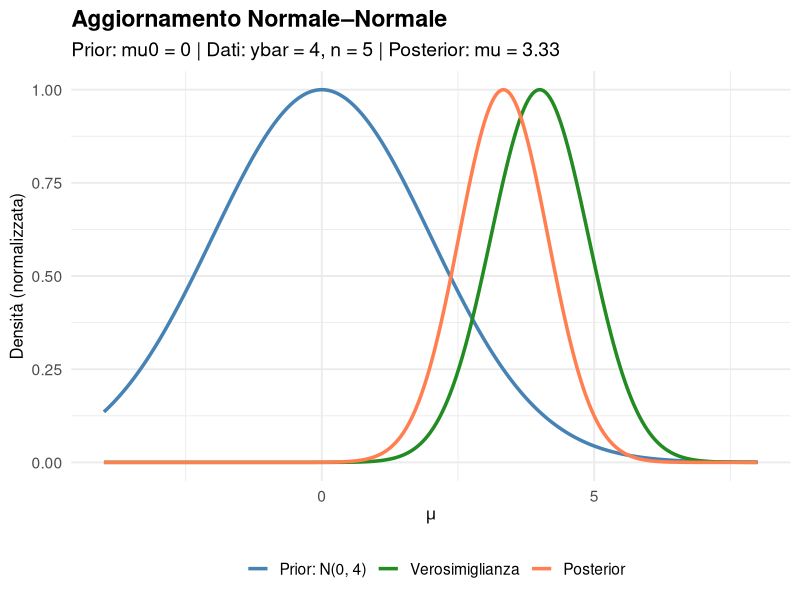
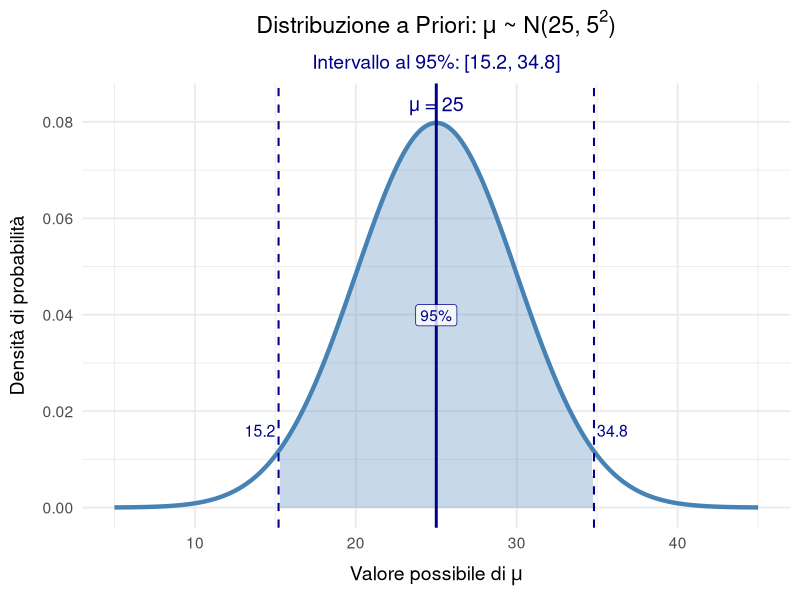
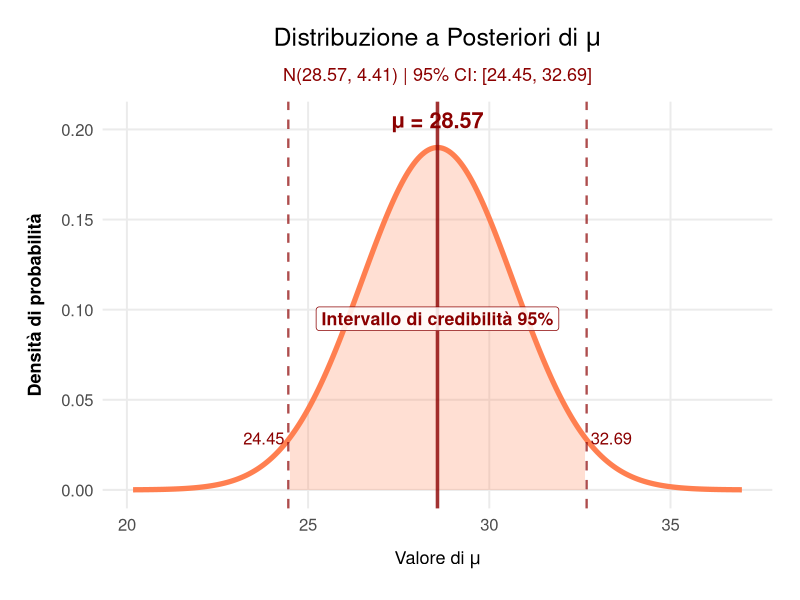
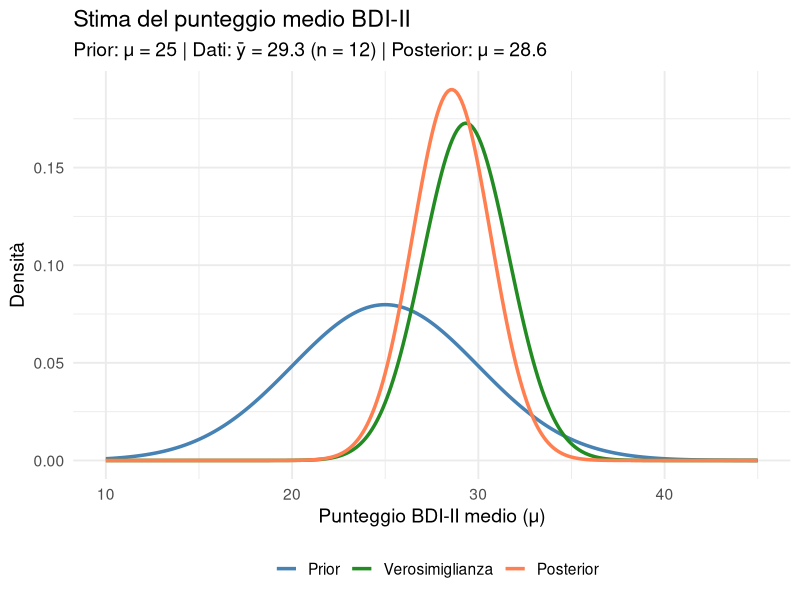
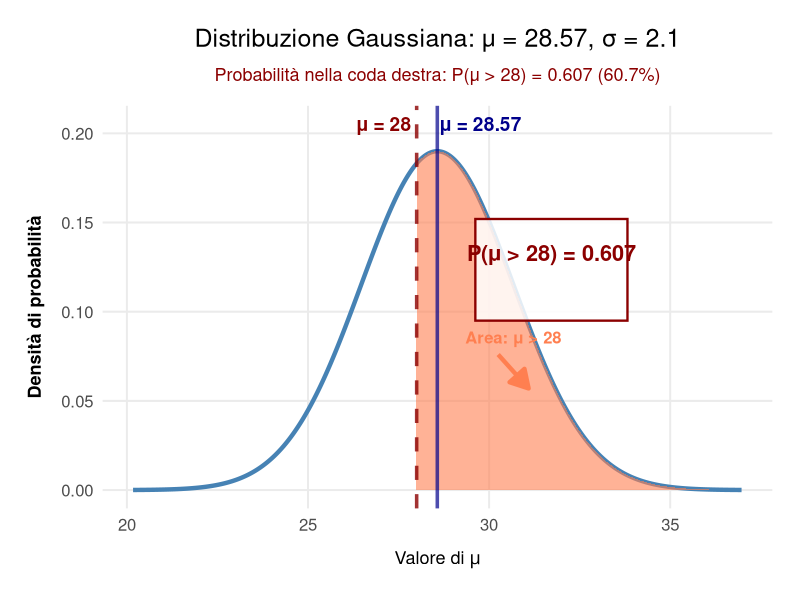
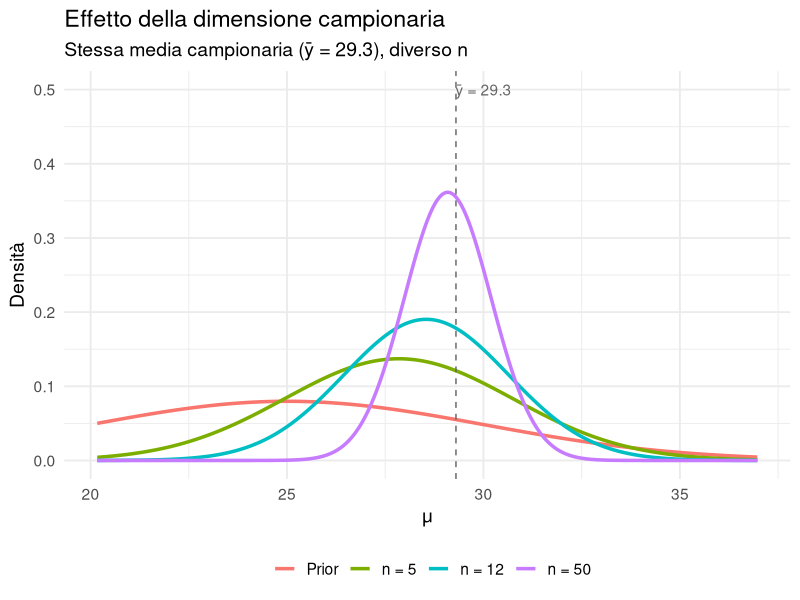
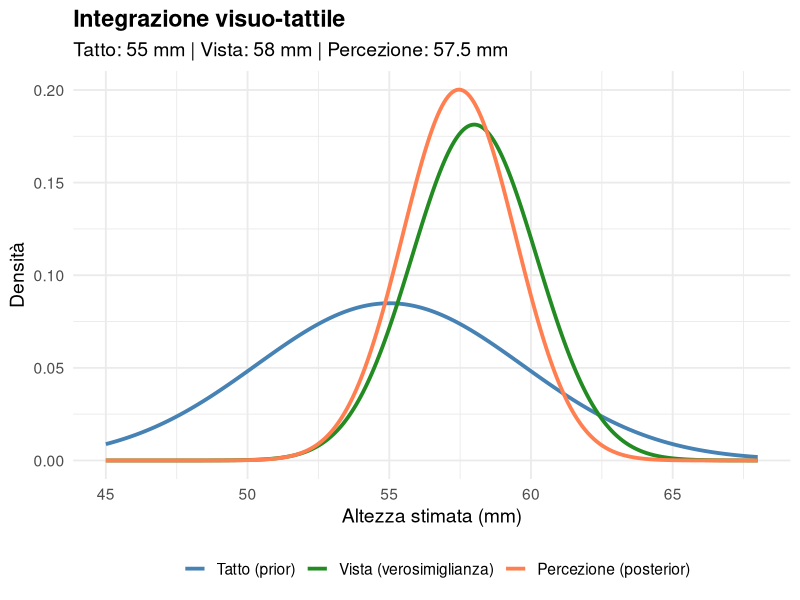

Write R code to recreate these figures, in order.
## ---- chunk 1
#| echo: false
library(ggplot2)
set.seed(42)
## ---- chunk 2
#| echo: false
#| fig-height: 5
#| warning: false
#| message: false
library(ggplot2)

x <- seq(-4, 8, length.out = 300)

# Prior: N(0, 2²)
prior <- dnorm(x, mean = 0, sd = 2)

# Verosimiglianza: basata su media campionaria = 4, n = 5, sigma = 2
# La verosimiglianza per mu è proporzionale a N(ybar, sigma²/n)
likelihood <- dnorm(x, mean = 4, sd = 2/sqrt(5))

# Calcolo dei parametri posteriori
sigma0_sq <- 4  # 2²
sigma_sq <- 4   # 2²
n <- 5
ybar <- 4

prec_prior <- 1/sigma0_sq
prec_data <- n/sigma_sq
prec_post <- prec_prior + prec_data

mu_post <- (prec_prior * 0 + prec_data * ybar) / prec_post
sigma_post <- sqrt(1/prec_post)

posterior <- dnorm(x, mean = mu_post, sd = sigma_post)

# Preparazione dati per ggplot
df <- data.frame(
  x = rep(x, 3),
  densita = c(prior, likelihood, posterior),
  tipo = rep(c("Prior: N(0, 4)", "Verosimiglianza", "Posterior"), each = length(x))
)

# Normalizzazione per sovrapporre meglio le curve
max_vals <- c(max(prior), max(likelihood), max(posterior))
for(i in 1:3) {
  start_idx <- (i-1)*length(x) + 1
  end_idx <- i*length(x)
  df$densita[start_idx:end_idx] <- df$densita[start_idx:end_idx] / max_vals[i]
}

df$tipo <- factor(df$tipo, levels = c("Prior: N(0, 4)", "Verosimiglianza", "Posterior"))

# Creazione del grafico - CODICE CORRETTO
ggplot(df, aes(x = x, y = densita, color = tipo)) +
  geom_line(linewidth = 1.2) +
  scale_color_manual(values = c("steelblue", "forestgreen", "coral")) +
  labs(
  title = "Aggiornamento Normale–Normale",
  subtitle = paste0(
    "Prior: mu0 = 0 | Dati: ybar = 4, n = 5 | Posterior: mu = ",
    round(mu_post, 2)
  ),
  x = expression(mu),
  y = "Densità (normalizzata)",
  color = ""
) +
  theme_minimal(base_size = 14) +
  theme(
    legend.position = "bottom",
    plot.title = element_text(face = "bold"),
    axis.title.x = element_text(size = 12),
    axis.title.y = element_text(size = 12)
  )
## ---- chunk 3
mu0 <- 25      # Media del prior
sigma0 <- 5    # SD del prior

cat("Prior: Normale(", mu0, ",", sigma0^2, ")\n")
cat("Intervallo 95% prior: [", round(mu0 - 1.96*sigma0, 1), ",", 
    round(mu0 + 1.96*sigma0, 1), "]")
## ---- chunk 4
#| echo: false
#| fig-height: 5
#| warning: false
#| message: false
library(ggplot2)

# Parametri del prior
mu0 <- 25      # Media del prior
sigma0 <- 5    # SD del prior

# Calcolo dell'intervallo 95%
lower_bound <- mu0 - 1.96*sigma0
upper_bound <- mu0 + 1.96*sigma0

# Range per il grafico
x <- seq(mu0 - 4*sigma0, mu0 + 4*sigma0, length.out = 300)
y <- dnorm(x, mean = mu0, sd = sigma0)

# Data frame per ggplot
df <- data.frame(x = x, y = y)

# Creazione del grafico
ggplot(df, aes(x = x, y = y)) +
  geom_line(color = "steelblue", linewidth = 1.5) +
  
  # Area dell'intervallo 95%
  geom_area(
    data = subset(df, x >= lower_bound & x <= upper_bound),
    aes(x = x, y = y),
    fill = "steelblue",
    alpha = 0.3
  ) +
  
  # Linee verticali per media e intervallo
  geom_vline(xintercept = mu0, color = "darkblue", linewidth = 1, linetype = "solid") +
  geom_vline(xintercept = lower_bound, color = "darkblue", linewidth = 0.7, linetype = "dashed") +
  geom_vline(xintercept = upper_bound, color = "darkblue", linewidth = 0.7, linetype = "dashed") +
  
  # Annotazioni
  annotate("text", x = mu0, y = max(y)*1.05, 
           label = paste0("μ = ", mu0), 
           color = "darkblue", size = 5) +
  
  annotate("text", x = lower_bound, y = max(y)*0.2, 
           label = paste0(round(lower_bound, 1)), 
           color = "darkblue", size = 4, hjust = 1.1) +
  
  annotate("text", x = upper_bound, y = max(y)*0.2, 
           label = paste0(round(upper_bound, 1)), 
           color = "darkblue", size = 4, hjust = -0.1) +
  
  annotate("label", x = mu0, y = max(y)*0.5, 
           label = "95%", 
           color = "darkblue", fill = "white", alpha = 0.8) +
  
  # Titolo e assi
  labs(
    title = expression(paste("Distribuzione a Priori: ", mu, " ~ N(25, 5"^2, ")")),
    subtitle = paste0("Intervallo al 95%: [", 
                     round(lower_bound, 1), ", ", round(upper_bound, 1), "]"),
    x = expression(paste("Valore possibile di ", mu)),
    y = "Densità di probabilità"
  ) +
  
  # Tema
  theme_minimal(base_size = 14) +
  theme(
    plot.title = element_text(face = "bold", hjust = 0.5),
    plot.subtitle = element_text(hjust = 0.5, color = "darkblue"),
    axis.title.x = element_text(margin = margin(t = 10)),
    axis.title.y = element_text(margin = margin(r = 10))
  )
## ---- chunk 5
# Dati simulati (punteggi BDI-II)
punteggi <- c(28, 32, 24, 29, 35, 27, 31, 26, 30, 28, 33, 29)

n <- length(punteggi)
ybar <- mean(punteggi)
sigma <- 8  # SD nota dalla letteratura

cat("Numero pazienti:", n, "\n")
cat("Media campionaria:", round(ybar, 2), "\n")
## ---- chunk 6
# Precisioni (inverso della varianza)
prec_prior <- 1 / sigma0^2
prec_dati <- n / sigma^2
prec_post <- prec_prior + prec_dati

# Media del posterior
mu_post <- (prec_prior * mu0 + prec_dati * ybar) / prec_post

# SD del posterior
sigma_post <- sqrt(1 / prec_post)

cat("Posterior: Normale(", round(mu_post, 2), ",", round(sigma_post^2, 2), ")\n")
cat("Media posterior:", round(mu_post, 2), "\n")
cat("SD posterior:", round(sigma_post, 2), "\n")
## ---- chunk 7
#| echo: false
#| warning: false
#| message: false
library(ggplot2)

# Parametri del posterior (sostituisci con i tuoi valori effettivi)
mu_post <- 28.57  # Media del posterior
sigma_post <- 2.1 # SD del posterior

# Calcolo dell'intervallo di credibilità 95%
post_lower <- mu_post - 1.96 * sigma_post
post_upper <- mu_post + 1.96 * sigma_post

# Range per il grafico
x_min <- mu_post - 4 * sigma_post
x_max <- mu_post + 4 * sigma_post
x <- seq(x_min, x_max, length.out = 300)

# Densità della distribuzione posterior
post_dens <- dnorm(x, mean = mu_post, sd = sigma_post)

# Data frame per ggplot
df <- data.frame(x = x, y = post_dens)

# Creazione del grafico
ggplot(df, aes(x = x, y = y)) +
  
  # Linea della distribuzione
  geom_line(color = "coral", linewidth = 1.8) +
  
  # Area dell'intervallo 95%
  geom_area(
    data = subset(df, x >= post_lower & x <= post_upper),
    aes(x = x, y = y),
    fill = "coral",
    alpha = 0.25
  ) +
  
  # Linea verticale per la media
  geom_vline(xintercept = mu_post, color = "darkred", 
             linewidth = 1.2, linetype = "solid", alpha = 0.8) +
  
  # Linee verticali per i limiti dell'intervallo 95%
  geom_vline(xintercept = post_lower, color = "darkred", 
             linewidth = 0.8, linetype = "dashed", alpha = 0.7) +
  geom_vline(xintercept = post_upper, color = "darkred", 
             linewidth = 0.8, linetype = "dashed", alpha = 0.7) +
  
  # Annotazione per la media
  annotate("text", x = mu_post, y = max(post_dens) * 1.08,
           label = paste0("μ = ", round(mu_post, 2)),
           color = "darkred", size = 5.5, fontface = "bold") +
  
  # Annotazioni per i limiti dell'intervallo
  annotate("text", x = post_lower, y = max(post_dens) * 0.15,
           label = paste0(round(post_lower, 2)),
           color = "darkred", size = 4.2, hjust = 1.1) +
  
  annotate("text", x = post_upper, y = max(post_dens) * 0.15,
           label = paste0(round(post_upper, 2)),
           color = "darkred", size = 4.2, hjust = -0.1) +
  
  # Annotazione per l'intervallo 95%
  annotate("label", x = mu_post, y = max(post_dens) * 0.5,
           label = "Intervallo di credibilità 95%",
           color = "darkred", fill = "white", alpha = 0.85,
           size = 4.5, fontface = "bold") +
  
  # Titolo e assi
  labs(
    title = expression(paste("Distribuzione a Posteriori di ", mu)),
    subtitle = paste0(
      "N(", round(mu_post, 2), ", ", round(sigma_post^2, 2), ") | ",
      "95% CI: [", round(post_lower, 2), ", ", round(post_upper, 2), "]"
    ),
    x = expression(paste("Valore di ", mu)),
    y = "Densità di probabilità"
  ) +
  
  # Tema
  theme_minimal(base_size = 15) +
  theme(
    plot.title = element_text(face = "bold", hjust = 0.5, size = 18),
    plot.subtitle = element_text(hjust = 0.5, size = 13, 
                                 color = "darkred", margin = margin(b = 12)),
    axis.title.x = element_text(margin = margin(t = 12), size = 13, face = "bold"),
    axis.title.y = element_text(margin = margin(r = 12), size = 13, face = "bold"),
    panel.grid.minor = element_blank(),
    plot.margin = margin(20, 20, 20, 20)
  )
## ---- chunk 8
#| echo: false
x <- seq(10, 45, length.out = 300)

df_bdi <- data.frame(
  x = rep(x, 3),
  densita = c(dnorm(x, mu0, sigma0), 
              dnorm(x, ybar, sigma/sqrt(n)),
              dnorm(x, mu_post, sigma_post)),
  tipo = rep(c("Prior", "Verosimiglianza", "Posterior"), each = length(x))
)

df_bdi$tipo <- factor(df_bdi$tipo, levels = c("Prior", "Verosimiglianza", "Posterior"))

ggplot(df_bdi, aes(x = x, y = densita, color = tipo)) +
  geom_line(linewidth = 1.2) +
  scale_color_manual(values = c("steelblue", "forestgreen", "coral")) +
  labs(title = "Stima del punteggio medio BDI-II",
       subtitle = paste0("Prior: μ = 25 | Dati: ȳ = ", round(ybar, 1), 
                        " (n = 12) | Posterior: μ = ", round(mu_post, 1)),
       x = "Punteggio BDI-II medio (μ)", y = "Densità", color = "") +
  theme_minimal(base_size = 14) +
  theme(legend.position = "bottom")
## ---- chunk 9
# P(μ > 28)
prob_gt_28 <- 1 - pnorm(28, mean = mu_post, sd = sigma_post)
cat("P(μ > 28) =", round(prob_gt_28 * 100, 1), "%")
## ---- chunk 10
#| echo: false
#| warning: false
#| message: false
library(ggplot2)

# Parametri della distribuzione
mu <- 28.57    # Media
sigma <- 2.1   # Deviazione standard
threshold <- 28 # Valore soglia

# Calcolo della probabilità P(μ > 28)
prob_tail <- 1 - pnorm(threshold, mean = mu, sd = sigma)

# Range per il grafico
x_min <- mu - 4 * sigma
x_max <- mu + 4 * sigma
x <- seq(x_min, x_max, length.out = 500)
y <- dnorm(x, mean = mu, sd = sigma)

# Data frame per ggplot
df <- data.frame(x = x, y = y)

# Coordinate per l'area della coda
tail_x <- seq(threshold, x_max, length.out = 200)
tail_y <- dnorm(tail_x, mean = mu, sd = sigma)

# Creazione del grafico
ggplot(df, aes(x = x, y = y)) +
  
  # Linea della distribuzione completa
  geom_line(color = "steelblue", linewidth = 1.5) +
  
  # Area della coda (μ > 28)
  geom_area(
    data = data.frame(x = tail_x, y = tail_y),
    aes(x = x, y = y),
    fill = "coral",
    alpha = 0.6
  ) +
  
  # Linea verticale per la media
  geom_vline(xintercept = mu, color = "darkblue", 
             linewidth = 1.2, linetype = "solid", alpha = 0.7) +
  
  # Linea verticale per la soglia
  geom_vline(xintercept = threshold, color = "darkred", 
             linewidth = 1.2, linetype = "dashed", alpha = 0.8) +
  
  # Area di testo per la probabilità
  annotate("rect", 
           xmin = mu + 0.5*sigma, xmax = mu + 2.5*sigma,
           ymin = max(y)*0.5, ymax = max(y)*0.8,
           fill = "white", alpha = 0.85, color = "darkred", linewidth = 0.8) +
  
  # Annotazione della probabilità
  annotate("text", 
           x = mu + 1.5*sigma, y = max(y)*0.7,
           label = paste0("P(μ > 28) = ", round(prob_tail, 3)),
           color = "darkred", size = 5.5, fontface = "bold") +
  
  # Annotazione della soglia
  annotate("text", 
           x = threshold-0.9, y = max(y)*1.08,
           label = paste0("μ = ", threshold),
           color = "darkred", size = 4.8, fontface = "bold") +
  
  # Annotazione della media
  annotate("text", 
           x = mu+1.2, y = max(y)*1.08,
           label = paste0("μ = ", round(mu, 2)),
           color = "darkblue", size = 4.8, fontface = "bold") +
  
  # Freccia per indicare l'area della coda
  annotate("segment",
           x = mu + 0.8*sigma, xend = mu + 1.2*sigma,
           y = max(y)*0.4, yend = max(y)*0.3,
           color = "coral", linewidth = 1.5,
           arrow = arrow(type = "closed", length = unit(0.2, "inches"))) +
  
  annotate("text",
           x = mu + 1.0*sigma, y = max(y)*0.45,
           label = "Area: μ > 28",
           color = "coral", size = 4.2, fontface = "bold") +
  
  # Titolo e assi
  labs(
    title = expression(paste("Distribuzione Gaussiana: μ = 28.57, σ = 2.1")),
    subtitle = paste0(
      "Probabilità nella coda destra: P(μ > 28) = ", round(prob_tail, 3), 
      " (", round(prob_tail * 100, 1), "%)"
    ),
    x = expression(paste("Valore di ", mu)),
    y = "Densità di probabilità"
  ) +
  
  # Tema
  theme_minimal(base_size = 15) +
  theme(
    plot.title = element_text(face = "bold", hjust = 0.5, size = 18),
    plot.subtitle = element_text(hjust = 0.5, size = 13, 
                                 color = "darkred", margin = margin(b = 15)),
    axis.title.x = element_text(margin = margin(t = 12), size = 13, face = "bold"),
    axis.title.y = element_text(margin = margin(r = 12), size = 13, face = "bold"),
    panel.grid.minor = element_blank(),
    plot.margin = margin(20, 20, 20, 20)
  )
## ---- chunk 11
1 - pnorm(28, 28.57, 2.1)
## ---- chunk 12
calcola_posterior <- function(mu0, sigma0, ybar, sigma, n) {
  prec_prior <- 1 / sigma0^2
  prec_dati <- n / sigma^2
  prec_post <- prec_prior + prec_dati
  
  mu_post <- (prec_prior * mu0 + prec_dati * ybar) / prec_post
  sigma_post <- sqrt(1 / prec_post)
  
  list(mu = mu_post, sigma = sigma_post)
}

# Tre scenari
post_n5 <- calcola_posterior(25, 5, 29.3, 8, 5)
post_n12 <- calcola_posterior(25, 5, 29.3, 8, 12)
post_n50 <- calcola_posterior(25, 5, 29.3, 8, 50)
## ---- chunk 13
cat("n = 5:  μ =", round(post_n5$mu, 2), ", σ =", round(post_n5$sigma, 2), "\n")
cat("n = 12: μ =", round(post_n12$mu, 2), ", σ =", round(post_n12$sigma, 2), "\n")
cat("n = 50: μ =", round(post_n50$mu, 2), ", σ =", round(post_n50$sigma, 2), "\n")
## ---- chunk 14
#| echo: false

df_n <- data.frame(
  x = rep(x, 4),
  densita = c(dnorm(x, mu0, sigma0),
              dnorm(x, post_n5$mu, post_n5$sigma),
              dnorm(x, post_n12$mu, post_n12$sigma),
              dnorm(x, post_n50$mu, post_n50$sigma)),
  tipo = rep(c("Prior", "n = 5", "n = 12", "n = 50"), each = length(x))
)

df_n$tipo <- factor(df_n$tipo, levels = c("Prior", "n = 5", "n = 12", "n = 50"))

ggplot(df_n, aes(x = x, y = densita, color = tipo)) +
  geom_line(linewidth = 1.2) +
  geom_vline(xintercept = 29.3, linetype = "dashed", color = "gray40") +
  labs(title = "Effetto della dimensione campionaria",
       subtitle = "Stessa media campionaria (ȳ = 29.3), diverso n",
       x = "μ", y = "Densità", color = "") +
  theme_minimal(base_size = 14) +
  theme(legend.position = "bottom") +
  annotate("text", x = 30, y = 0.5, label = "ȳ = 29.3", color = "gray40")
## ---- chunk 15
#| echo: false

# Setup dell'esempio
sigma_tatto <- 4.7  # mm
sigma_vista <- 2.2  # mm
altezza_tatto <- 55  # mm
altezza_vista <- 58  # mm

# Calcolo dei pesi
prec_tatto <- 1 / sigma_tatto^2
prec_vista <- 1 / sigma_vista^2
prec_totale <- prec_tatto + prec_vista

w_vista <- prec_vista / prec_totale
w_tatto <- prec_tatto / prec_totale

# Percezione combinata
percezione_combinata <- w_vista * altezza_vista + w_tatto * altezza_tatto
sigma_combinata <- sqrt(1 / prec_totale)
## ---- chunk 16
#| echo: false
#| fig-height: 4.5

library(ggplot2)

x <- seq(45, 68, length.out = 300)

df_ernst <- data.frame(
  x = rep(x, 3),
  densita = c(
    dnorm(x, altezza_tatto, sigma_tatto),
    dnorm(x, altezza_vista, sigma_vista),
    dnorm(x, percezione_combinata, sigma_combinata)
  ),
  fonte = rep(c("Tatto (prior)", "Vista (verosimiglianza)", "Percezione (posterior)"), 
              each = length(x))
)

df_ernst$fonte <- factor(df_ernst$fonte, 
                         levels = c("Tatto (prior)", "Vista (verosimiglianza)", 
                                   "Percezione (posterior)"))

ggplot(df_ernst, aes(x = x, y = densita, color = fonte)) +
  geom_line(linewidth = 1.3) +
  scale_color_manual(values = c("steelblue", "forestgreen", "coral")) +
  labs(
    title = "Integrazione visuo-tattile",
    subtitle = paste0("Tatto: ", altezza_tatto, " mm | Vista: ", altezza_vista, 
                     " mm | Percezione: ", round(percezione_combinata, 1), " mm"),
    x = "Altezza stimata (mm)",
    y = "Densità",
    color = ""
  ) +
  theme_minimal(base_size = 14) +
  theme(legend.position = "bottom",
        plot.title = element_text(face = "bold"))
## ---- chunk 17
#| echo: false

sigma_vista_rumorosa <- 11  # mm

prec_vista_rumorosa <- 1 / sigma_vista_rumorosa^2
prec_totale_rumoroso <- prec_tatto + prec_vista_rumorosa

w_vista_rumorosa <- prec_vista_rumorosa / prec_totale_rumoroso
w_tatto_rumoroso <- prec_tatto / prec_totale_rumoroso

percezione_rumorosa <- w_vista_rumorosa * altezza_vista + w_tatto_rumoroso * altezza_tatto
## ---- chunk 18
#| echo: false

prob_gt_57 <- 1 - pnorm(57, mean = percezione_combinata, sd = sigma_combinata)
